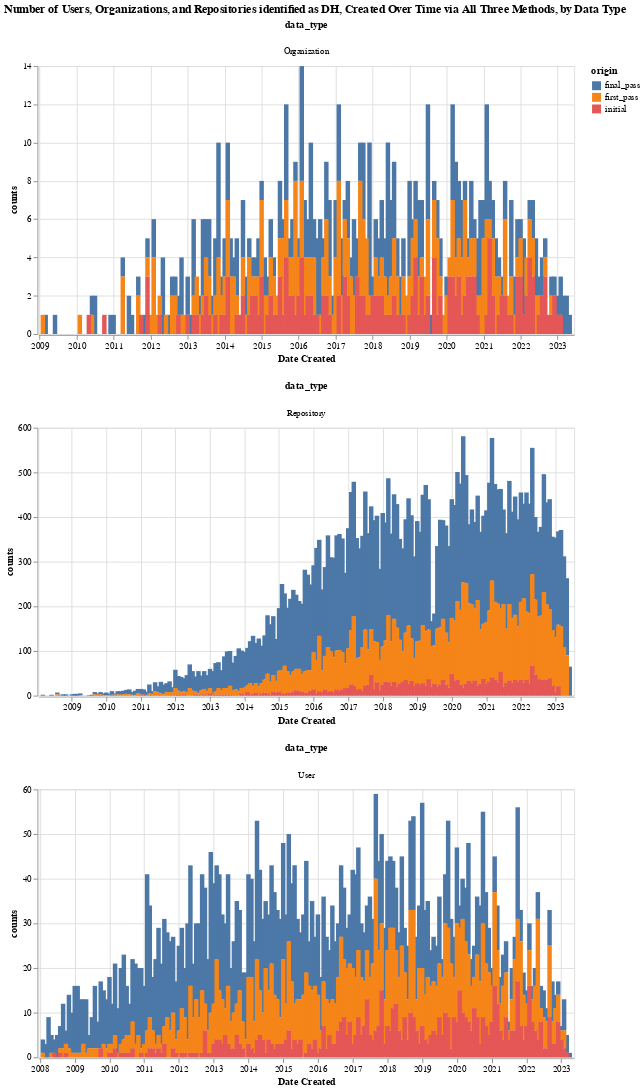

The cell this chart's notebook holds for it:
### Code cell
final_chart = alt.vconcat(*charts).resolve_scale(y='independent', x='independent').properties(title="Number of Users, Organizations, and Repositories identified as DH, Created Over Time via All Three Methods, by Data Type")

final_chart

### Figure 1 — Vega-Lite specification as saved in the notebook (floating-point values rounded to 4 significant figures; data arrays with more than 128 entries replaced by an {"elided": "..."} marker saying what was removed)
{"$schema": "https://vega.github.io/schema/vega-lite/v5.6.1.json", "config": {"view": {"continuousHeight": 300, "continuousWidth": 300}}, "datasets": {"data-0340d5ba0dbaa7f63e6224af4fd3fccc": {"elided": "486 records"}, "data-4c69d8454b9e0d55f9eb32ae48471a5c": {"elided": "511 records"}, "data-d12fc8b29d949d64680c156c79699b6d": {"elided": "360 records"}}, "resolve": {"scale": {"x": "independent", "y": "independent"}}, "title": "Number of Users, Organizations, and Repositories identified as DH, Created Over Time via All Three Methods, by Data Type", "vconcat": [{"data": {"name": "data-d12fc8b29d949d64680c156c79699b6d"}, "encoding": {"color": {"field": "origin", "type": "nominal"}, "column": {"field": "data_type", "type": "nominal"}, "tooltip": [{"field": "date", "type": "temporal"}, {"field": "counts", "type": "quantitative"}, {"field": "origin", "type": "nominal"}, {"field": "data_type", "type": "nominal"}], "x": {"axis": {"format": "%Y"}, "field": "date", "title": "Date Created", "type": "temporal"}, "y": {"field": "counts", "scale": {"zero": false}, "stack": true, "type": "quantitative"}}, "mark": {"type": "bar"}, "width": 600}, {"data": {"name": "data-0340d5ba0dbaa7f63e6224af4fd3fccc"}, "encoding": {"color": {"field": "origin", "type": "nominal"}, "column": {"field": "data_type", "type": "nominal"}, "tooltip": [{"field": "date", "type": "temporal"}, {"field": "counts", "type": "quantitative"}, {"field": "origin", "type": "nominal"}, {"field": "data_type", "type": "nominal"}], "x": {"axis": {"format": "%Y"}, "field": "date", "title": "Date Created", "type": "temporal"}, "y": {"field": "counts", "scale": {"zero": false}, "stack": true, "type": "quantitative"}}, "mark": {"type": "bar"}, "width": 600}, {"data": {"name": "data-4c69d8454b9e0d55f9eb32ae48471a5c"}, "encoding": {"color": {"field": "origin", "type": "nominal"}, "column": {"field": "data_type", "type": "nominal"}, "tooltip": [{"field": "date", "type": "temporal"}, {"field": "counts", "type": "quantitative"}, {"field": "origin", "type": "nominal"}, {"field": "data_type", "type": "nominal"}], "x": {"axis": {"format": "%Y"}, "field": "date", "title": "Date Created", "type": "temporal"}, "y": {"field": "counts", "scale": {"zero": false}, "stack": true, "type": "quantitative"}}, "mark": {"type": "bar"}, "width": 600}]}
